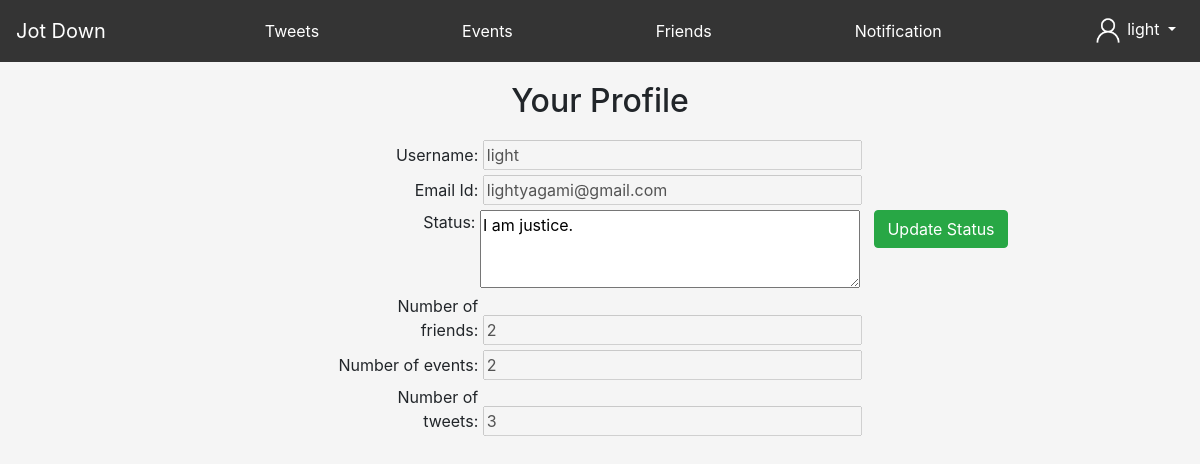
/profile (signed in), run on an earlier commit of the app's database.
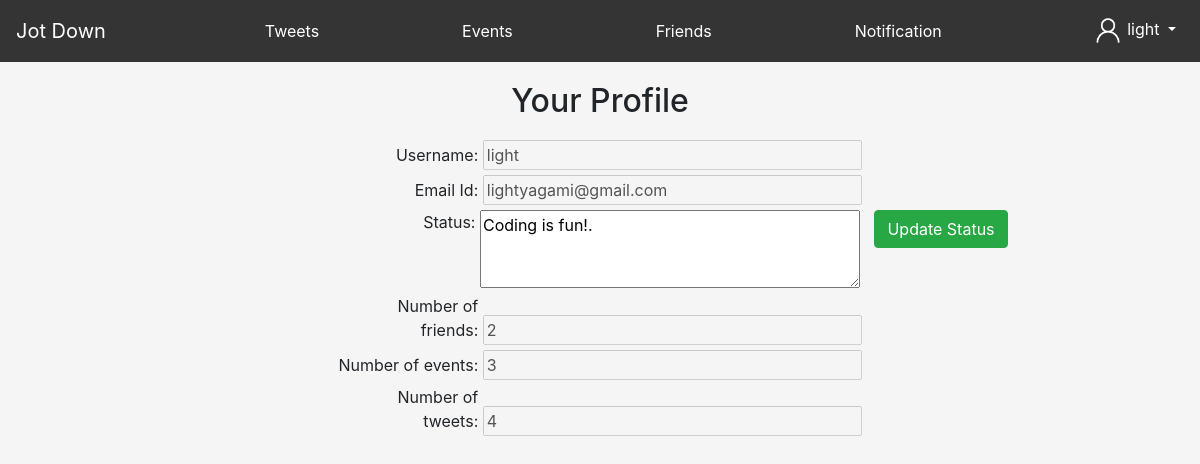
And on a later commit of the database.
### tables this page shows
CREATE TABLE "Users" (
	"username"	TEXT,
	"email"	TEXT COLLATE UTF16CI,
	"password"	TEXT,
	"id"	INTEGER,
	"status"	TEXT DEFAULT NULL,
	"numFriends"	NUMERIC DEFAULT 0,
	"numEvents"	INTEGER DEFAULT 0,
	"numTweets"	INTEGER DEFAULT 0,
	"friends"	TEXT DEFAULT NULL
);

### main.py (the view)
@app.route('/profile')
def profile():
    if 'id' in session:
        username = session['username']
        updateNumEvents(username)
        updateNumFriends(username)
        updateNumTweets(username)
        data = fetchUser(session['username'])
        frndRequests = fetchFriendRequests(session['username'])
        if(len(frndRequests) > 0):
            return render_template('profile.html', username = session['username'], data = data[0], alert = len(frndRequests))
        return render_template('profile.html', username = session['username'], data = data[0])
    return redirect('home')

### pydb.py (called while the page is built)
def fetchUser(username):
    conn = sqlite3.connect('database.db')
    cur = conn.cursor()
    cur.execute("SELECT * FROM Users WHERE username = ?", (username,))
    row = cur.fetchall()
    conn.close()
    print(row)
    return row

def fetchFriendRequests(username):
    con = sqlite3.connect('database.db')
    cur = con.cursor()
    cur.execute("SELECT * FROM frequest WHERE toUser = ?", (username, ))
    row = cur.fetchall()
    con.close()
    return row

def updateNumEvents(username):
    con = sqlite3.connect('database.db')
    cur = con.cursor()
    cur.execute("SELECT * FROM events WHERE username = ?", (username,))
    row = cur.fetchall()
    number = len(row)
    con.execute("UPDATE Users SET numEvents = ? WHERE username = ?", (number, username))
    con.commit()
    con.close()

def updateNumTweets(username):
    con = sqlite3.connect('database.db')
    cur = con.cursor()
    cur.execute("SELECT * FROM tweets WHERE username = ?", (username,))
    row = cur.fetchall()
    number = len(row)
    con.execute("UPDATE Users SET numTweets = ? WHERE username = ?", (number, username))
    con.commit()
    con.close()

### templates/profile.html (shortened to what this page needs)
<!DOCTYPE html>
<html lang="en">
<head>
    <link rel="stylesheet" href="https://cdn.jsdelivr.net/npm/bootstrap@4.5.3/dist/css/bootstrap.min.css">
</head>
<body style="background-size: 250vh;  background-repeat: no-repeat; background-color: whitesmoke; background-position: center; background-attachment: fixed; overflow-x: hidden;">
    <nav class="navbar navbar-expand navbar-light sticky-top" style="background-color: rgba(52, 52, 52) !important;">
      <a class="navbar-brand text-white" href="/home">Jot Down</a>
      <div class="collapse navbar-collapse" id="navbarSupportedContent">
        <a class="navbar-nav text-white ml-auto" style="text-decoration: none;" href="/tweets">Tweets</a>
          <a class="navbar-nav text-white ml-auto" style="text-decoration: none;" href="/events">Events</a>
          <a class="navbar-nav text-white ml-auto" style="text-decoration: none;" href="/friends">Friends</a>
          <a class="navbar-nav text-white ml-auto" style="text-decoration: none;" href="/notifications">Notification{% if alert %}<span style="border-radius: 50%; width: 25px;" class="badge badge-danger">{{alert}}</span>{% endif %}</a>
        <ul class="navbar-nav ml-auto">
          <li class="nav-item dropdown">
              <a class="nav-link dropdown-toggle text-white" href="#" id="navbarDropdown" role="button" data-toggle="dropdown" aria-haspopup="true" aria-expanded="false">
                  <img src="/static/person.png" height="30px" width="30px">
                  {{session['username']}}
              </a>
          </li>
        </ul>
      </div>
    </nav>
    <h2 style="text-align: center; margin-top: 20px; margin-bottom: 20px;">Your Profile</h2>
    <div class="text-center">
      <form action = '/statusupdate' method="POST">
          <label style="width: 140px; text-align: right;">Username: </label>
          <input size="32" type="text" value="{{data[0]}}" disabled>
          <br>
          <label style="width: 140px; text-align: right;">Email Id: </label>
          <input size="32" type="text" value="{{data[1]}}" disabled>
          <br>
          <label style="width: 283px; text-align: right; vertical-align: top;">Status: </label>
          <textarea name="status" cols="35" rows="3">{{data[4]}}</textarea>
          <button class="btn btn-success" type="submit" style="margin-left: 10px; vertical-align: top;">Update Status</button>
          <br>
          <label style="width: 140px; text-align: right;">Number of friends: </label>
          <input size="32" type="text" value="{{data[5]}}" disabled>
          <br>
          <label style="width: 140px; text-align: right;"> Number of events: </label>
          <input size="32" type="text" value="{{data[6]}}" disabled>
          <br>
          <label style="width: 140px; text-align: right;"> Number of tweets: </label>
          <input size="32" type="text" value="{{data[7]}}" disabled>
      </form>
    </div>
</body>
</html>

What changed in the data, as far as the page shows it:
changed Users "light": status "I am justice." → "Coding is fun!."; numEvents "2" → "3"; numTweets "3" → "4"
